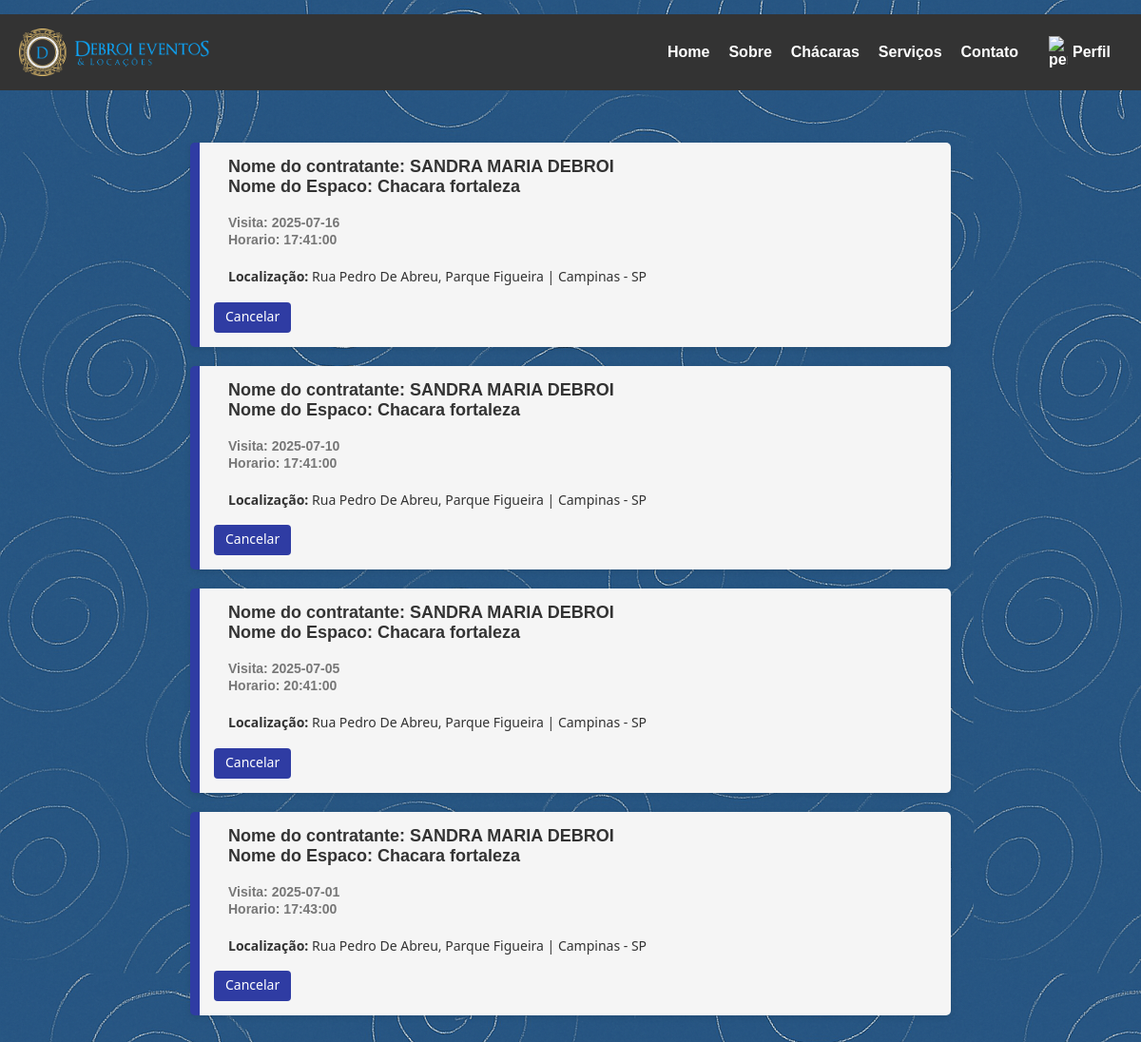
The page /visitaCliente.php (signed in) on the database its author committed.
### tables this page shows
CREATE TABLE `cliente` (
  `IdCliente` int(11) NOT NULL AUTO_INCREMENT,
  `Nome` varchar(100) NOT NULL,
  `Email` varchar(255) NOT NULL,
  `Telefone` varchar(15) NOT NULL,
  `Senha` varchar(100) NOT NULL,
  `Cpf` varchar(11) NOT NULL,
  `Admin` int(1) DEFAULT NULL,
  PRIMARY KEY (`IdCliente`)
);

CREATE TABLE `chacaras` (
  `IdChacaras` int(11) NOT NULL AUTO_INCREMENT,
  `IdProprietario` int(11) NOT NULL,
  `Nome` varchar(100) NOT NULL,
  `Descricao` varchar(500) NOT NULL,
  `IdInfoChacaras` int(11) NOT NULL,
  `IdEndereco` int(11) NOT NULL,
  `IdCorretor` int(11) NOT NULL,
  `LocalizacaoUrlMaps` varchar(1000) NOT NULL,
  PRIMARY KEY (`IdChacaras`),
  KEY `IdProprietario` (`IdProprietario`),
  KEY `IdInfoChacaras` (`IdInfoChacaras`),
  KEY `IdEndereco` (`IdEndereco`),
  KEY `IdCorretor` (`IdCorretor`),
  CONSTRAINT `chacaras_ibfk_1` FOREIGN KEY (`IdProprietario`) REFERENCES `proprietario` (`IdProprietario`),
  CONSTRAINT `chacaras_ibfk_2` FOREIGN KEY (`IdInfoChacaras`) REFERENCES `infochacaras` (`IdInfoChacaras`),
  CONSTRAINT `chacaras_ibfk_3` FOREIGN KEY (`IdEndereco`) REFERENCES `endereco` (`IdEndereco`),
  CONSTRAINT `chacaras_ibfk_4` FOREIGN KEY (`IdCorretor`) REFERENCES `corretor` (`IdCorretor`)
);

CREATE TABLE `agendamentovisita` (
  `IdAgendamentoVisita` int(11) NOT NULL AUTO_INCREMENT,
  `IdCliente` int(11) NOT NULL,
  `Data` date NOT NULL,
  `Hora` time NOT NULL,
  `IdChacara` int(11) NOT NULL,
  `ConfirmacaoAgendamento` int(11) DEFAULT NULL,
  `Mensagem` varchar(500) DEFAULT NULL,
  PRIMARY KEY (`IdAgendamentoVisita`),
  KEY `IdCliente` (`IdCliente`),
  KEY `IdChacara` (`IdChacara`),
  CONSTRAINT `agendamentovisita_ibfk_1` FOREIGN KEY (`IdCliente`) REFERENCES `cliente` (`IdCliente`),
  CONSTRAINT `agendamentovisita_ibfk_2` FOREIGN KEY (`IdChacara`) REFERENCES `chacaras` (`IdChacaras`)
);

CREATE TABLE `endereco` (
  `IdEndereco` int(11) NOT NULL AUTO_INCREMENT,
  `Cep` bigint(20) NOT NULL,
  `rua` varchar(100) NOT NULL,
  `bairro` varchar(100) NOT NULL,
  `cidade` varchar(100) NOT NULL,
  `Estado_Id` int(11) NOT NULL,
  `numero` int(11) NOT NULL,
  PRIMARY KEY (`IdEndereco`),
  KEY `Estado_Id` (`Estado_Id`),
  CONSTRAINT `endereco_ibfk_1` FOREIGN KEY (`Estado_Id`) REFERENCES `estado` (`IdEstado`)
);

CREATE TABLE `estado` (
  `IdEstado` int(11) NOT NULL AUTO_INCREMENT,
  `Estados` varchar(100) NOT NULL,
  PRIMARY KEY (`IdEstado`)
);

### html/visitaCliente.php (the view, shortened to what this page needs)
<?php
    include('conexao.php');
?>
<?php
    $usuario_id = $_SESSION["user_portal"];
    $AgendamentoSQl = " SELECT   c.Nome AS NomeUsuario,
                        ch.Nome AS NomeChacara,
                        a.Data,
                        a.Hora,
                        e.cep,
                        e.rua,
                        e.bairro,
                        e.cidade,
                        e.numero,
                        es.Estados
                        FROM cliente c
                        inner JOIN agendamentovisita a ON a.IdCliente = c.IdCliente
                        inner JOIN chacaras ch ON ch.IdChacaras = a.IdChacara
                        inner JOIN endereco e ON e.IdEndereco = ch.IdEndereco
                        INNER JOIN estado es ON es.IdEstado = e.Estado_Id
                        where c.IdCliente = '$usuario_id';";
    $agendamentoConsulta = mysqli_query($conecta, $AgendamentoSQl);
?>
<!DOCTYPE html>
<html lang="pt-br">
<head>
    <link rel="stylesheet" href="../css/visitasCliente.css">
</head>
<body>
    <header class="menu-fixo">
        <?php include 'menuBarra.php'; ?>
    </header>
    <main class="lista-container">
        <ul class="lista-chacaras">
                ?><h2 class="mensagem-erro"><strong>Você não tem visita!!</strong></h2><?php
                while($agendamentoSolto = mysqli_fetch_assoc($agendamentoConsulta)){
            ?>
            <li class="chacara-item">
                <div class="info-principal">
                    <h2><strong>Nome do contratante: <?php echo $agendamentoSolto["NomeUsuario"]; ?></strong></h2>
                    <h2><strong>Nome do Espaco: <?php echo $agendamentoSolto["NomeChacara"]; ?></strong></h2>
                    <br>
                    <span class="data"><strong>Visita: <?php echo $agendamentoSolto["Data"]; ?></strong></span><br>
                    <span class="Horario"><strong>Horario: <?php echo $agendamentoSolto["Hora"]; ?></strong></span>
                </div>
                <p><strong>Localização:</strong>
                    <?php echo $agendamentoSolto["rua"] . ", " . $agendamentoSolto["bairro"] ." | ".$agendamentoSolto["cidade"] . " - " .$agendamentoSolto["Estados"];?>
                </p>
                <a href="#" class="botao">Cancelar</a>
            </li>
            <?php
            }
            ?>
        </ul>
    </main>
</body>
</html>

### css/visitasCliente.css (style rules this page uses)
* { margin: 0; padding: 0; box-sizing: border-box; }
body { font-family: 'Segoe UI', Tahoma, Geneva, Verdana, sans-serif; background-image: url("../img/fundo.png"); background-color: #f5f5f5; color: #333; }
header { background-color: #2f3ca3; color: white; padding: 20px; text-align: center; }
.lista-container { max-width: 800px; margin: 30px auto; padding-top: 120px; }
.lista-chacaras { list-style: none; }
.chacara-item { background: #f5f5f5; border-left: 10px solid #2f3ca3; margin-bottom: 20px; padding: 15px; padding-top: 5px; border-radius: 5px; box-shadow: 0 2px 6px rgba(0, 0, 0, 0.1); transition: background-color 0.3s; }
.info-principal { padding: 15px; padding-top: 5px; margin: 5px 0; font-family: Arial; }
.info-principal h2 { font-size: 18px; }
.data, .Horario { font-size: 14px; color: #777; }
.chacara-item p { margin: 5px 0; font-size: 14px; padding: 15px; padding-top: 0px; padding-bottom: 1%; }
.botao { display: inline-block; margin-top: 5px; background-color: #2f3ca3; color: white; padding: 8px 12px; padding-top: 5px; text-decoration: none; border-radius: 4px; font-size: 14px; transition: background-color 0.3s; }

### css/menuBarra.css (style rules this page uses)
.menu-fixo { position: fixed; top: 15px; left: 0; width: 100%; height: auto; background: #333; display: flex; justify-content: space-between; align-items: center; padding: 15px 20px; box-sizing: border-box; font-family: sans-serif; font-size: 16px; z-index: 1000; }

### rows shown on the page
cliente: Nome "SANDRA MARIA DEBROI", chacaras.Nome "Chacara fortaleza", agendamentovisita.Data "2025-07-16", agendamentovisita.Hora "17:41:00", endereco.rua "Rua Pedro De Abreu", endereco.bairro "Parque Figueira", endereco.cidade "Campinas", estado.Estados "SP", agendamentovisita.Data "2025-07-10", agendamentovisita.Data "2025-07-05", agendamentovisita.Hora "20:41:00", agendamentovisita.Data "2025-07-01", agendamentovisita.Hora "17:43:00"
